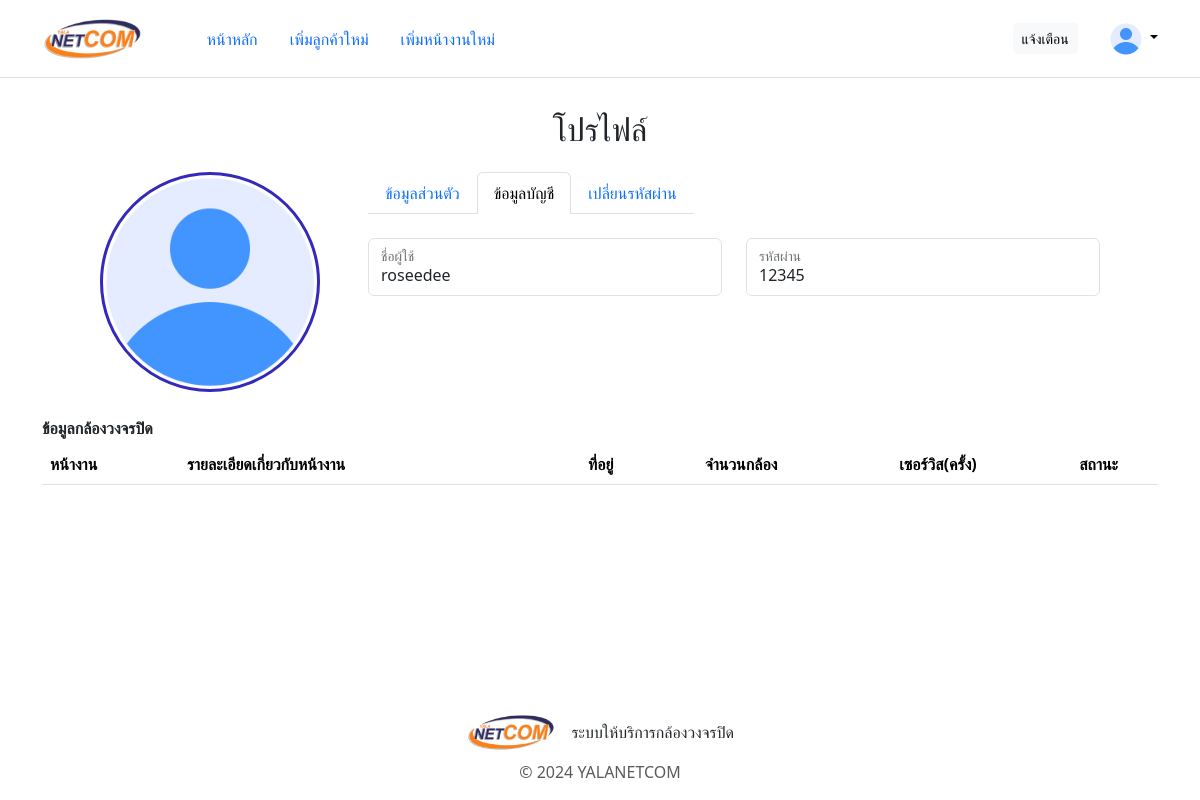
The app's page /template/profile/account.php?user-id=2 (signed in), older data.
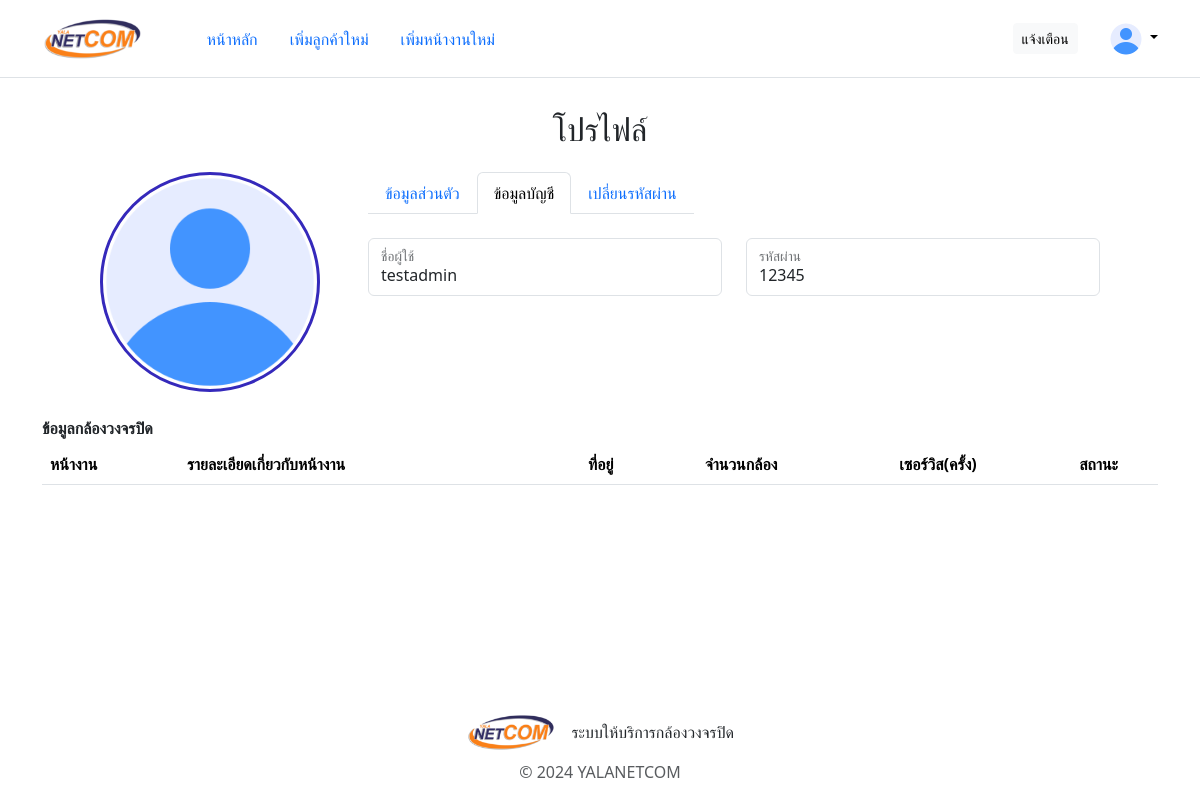
The same page, newer data.
### tables this page shows
CREATE TABLE `account` (
  `account_id` int(10) NOT NULL,
  `username` varchar(30) NOT NULL,
  `password` varchar(20) NOT NULL,
  `account_type` varchar(10) NOT NULL,
  `create_at` timestamp NOT NULL DEFAULT current_timestamp(),
  `user_id` int(10) NOT NULL
);

### template/profile/action/load-worksites.php (called while the page is built, shortened)
<?php
    $user_id = $_GET['user-id'];
?>

### template/profile/action/load-account.php (called while the page is built)
<?php
    require_once('../action/dbconnect.php');
    $user_id = $_GET['user-id'];
    try {
        $stmt = $con->prepare("
            SELECT * from account WHERE account.user_id = " . $user_id . "
        ");
        $stmt->execute();
        $acc_info = $stmt->fetchAll(PDO::FETCH_ASSOC);
    } catch(PDOException $e) {
        echo "Connection failed: " . $e->getMessage();
    }
?>

### template/profile/account.php (the view, shortened to what this page needs)
<?php
  require_once('./action/load-account.php');
  require_once('action/load-worksites.php');
  $img_type = $_SESSION['user-img-type'];
?>
<!DOCTYPE html>
<html lang="en">
<head>
  <link href="https://cdn.jsdelivr.net/npm/bootstrap@5.3.3/dist/css/bootstrap.min.css" rel="stylesheet">
  <link href="../../static/css/main.css" rel="stylesheet">
  <link href="../../static/css/view/profile.css" rel="stylesheet">
</head>
<body>
  <header class="p-3 mb-3 border-bottom">
    <div class="container">
      <div class="d-flex flex-wrap align-items-center justify-content-center justify-content-lg-start">
        <a href="../" class="d-flex align-items-center mb-2 mb-lg-0 link-body-emphasis text-decoration-none">
          <img src="../../static/image/logo-sm.png" height="45" alt="">
        </a>
        <ul class="nav nav-pills col-12 col-lg-auto me-lg-auto justify-content-center ms-5">
          <li class="nav-item"><a href="../" class="nav-link">หน้าหลัก</a></li>
          <li class="nav-item"><a href="../new-user.php" class="nav-link">เพิ่มลูกค้าใหม่</a></li>
          <li class="nav-item"><a href="../new-worksite.php" class="nav-link">เพิ่มหน้างานใหม่</a></li>
        </ul>
        <a href="../notify-services.php" class="btn btn-light me-3 btn-sm">แจ้งเตือน</a>
        <div class="dropdown text-end ms-3 ">
          <a href="#" class="d-block link-body-emphasis text-decoration-none dropdown-toggle" data-bs-toggle="dropdown" aria-expanded="false">
            <img src="../../uploads/user-img/<?php echo isset($_SESSION['admin-user-image']) ? $_SESSION['admin-user-image'] : "default.png" ; ?>" alt="mdo" width="32" height="32" class="rounded-circle">
          </a>
        </div>
      </div>
    </div>
  </header>
  <div class="container my-container">
    <h2 class="mt-3 text-center">โปรไฟล์</h2>
    <form class="about-user mt-3">
      <div tool class="user-img" onclick="document.getElementById('img-input').click()">
        <img src="../../uploads/user-img/<?php echo $img_type != NULL ? $user_id . "." . $img_type : 'default.png' ; ?>" alt="" id="user-img">
      </div>
      <div class="user-info ps-5">
        <div class="profile-nav pe-0">
          <ul class="nav nav-tabs">
            <li class="nav-item">
              <a class="nav-link" href="./?user-id=<?php echo $user_id; ?>">ข้อมูลส่วนตัว</a>
            </li>
            <li class="nav-item">
              <a class="nav-link active" href="">ข้อมูลบัญชี</a>
            </li>
            <li class="nav-item">
              <a class="nav-link" href="./password-manage.php?user-id=<?php echo $user_id; ?>">เปลี่ยนรหัสผ่าน</a>
            </li>
          </ul>
        </div>
        <div class="col mt-4">
          <div class="row">
            <div class="col input-group mb-3">
              <div class="form-floating">
                <input type="text" class="form-control" placeholder="ชื่อผู้ใช้" value="<?php echo $acc_info[0]['username']; ?>">
                <label>ชื่อผู้ใช้</label>
              </div>
            </div>
            <div class="col input-group mb-3">
              <div class="form-floating">
                <input type="text" class="form-control" placeholder="รหัสผ่าน"  value="<?php echo $acc_info[0]['password']; ?>">
                <label>รหัสผ่าน</label>
              </div>
            </div>
          </div>
        </div>
      </div>
    </form>
    <p style="width: 100%; font-weight: bold; text-align: left;" class="mb-0 pb-1 pt-4">ข้อมูลกล้องวงจรปิด</p>
    <div class="container p-0">
      <table class="table align-middle mb-0 bg-white">
        <thead>
          <tr>
            <th>หน้างาน</th>
            <th>รายละเอียดเกี่ยวกับหน้างาน</th>
            <th class="text-center">ที่อยู่</th>
            <th class="text-center">จำนวนกล้อง</th>
            <th class="text-center">เซอร์วิส(ครั้ง)</th>
            <th class="text-center">สถานะ</th>
          </tr>
        </thead>
      </table>
    </div>
  </div>
  <footer class="pt-3">
    <ul class="nav align-items-center justify-content-center mb-2">
      <img src="../../static/image/logo-sm.png" class="me-3" height="40" alt="">
      <li class="nav-item">ระบบให้บริการกล้องวงจรปิด</li>
    </ul>
    <p class="text-center text-body-secondary">© 2024 YALANETCOM</p>
  </footer>
</body>
</html>

Row changes from the older to the newer data that the page shows:
changed account: username "roseedee" → "testadmin"
